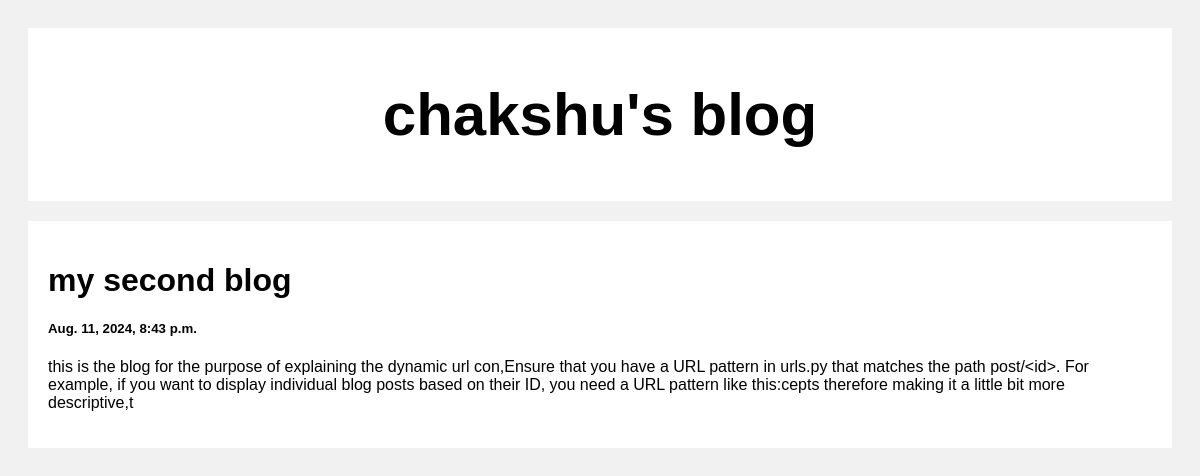
Screenshot of /post/2 with the database file from the repository.
### posts/models.py (models this page shows)
class Post(models.Model):
    title=models.CharField(max_length=100)
    body=models.CharField(max_length=100000000)
    created_at=models.DateTimeField(default=datetime.now,blank=True)

### posts/views.py (the view)
# urls.py: path('post/<str:pk>',views.post,name='post'),
def post(requests,pk):
        posts=Post.objects.get(id=pk)
        return render(requests,'posts.html',{'posts':posts})

### templates/posts.html (shortened to what this page needs)
<!DOCTYPE html>
<html>
<head>
</head>
<body>
<div class="header">
  <h2>chakshu's blog</h2>
</div>
<div class="row">
  <div class="leftcolumn">
    <div class="card">
        <h1>{{posts.title}}</h1>
        <h5>{{posts.created_at}}</h5>
        <p>{{posts.body}}</p>
    </div>
  </div>
</div>
</body>
</html>

### templates/posts.html (style rules this page uses)
* { box-sizing: border-box; }
body { font-family: Arial; padding: 20px; background: #f1f1f1; }
.header { padding: 2px; font-size: 40px; text-align: center; background: white; }
.leftcolumn { float: left; width: 100%; }
.card { background-color: white; padding: 20px; margin-top: 20px; }
.row:after { content: ""; display: table; clear: both; }

### rows the page displays
Post: title "my second blog", created_at "Aug. 11, 2024, 8:43 p.m.", body "this is the blog for the purpose of explaining the dynamic url con,Ensure that you have a URL pattern in urls.py that matches the path post/<id>. For example, if you want to display individual blog posts based on their ID, you need a URL pattern like this:cepts therefore making it a little bit more descriptive,t"
